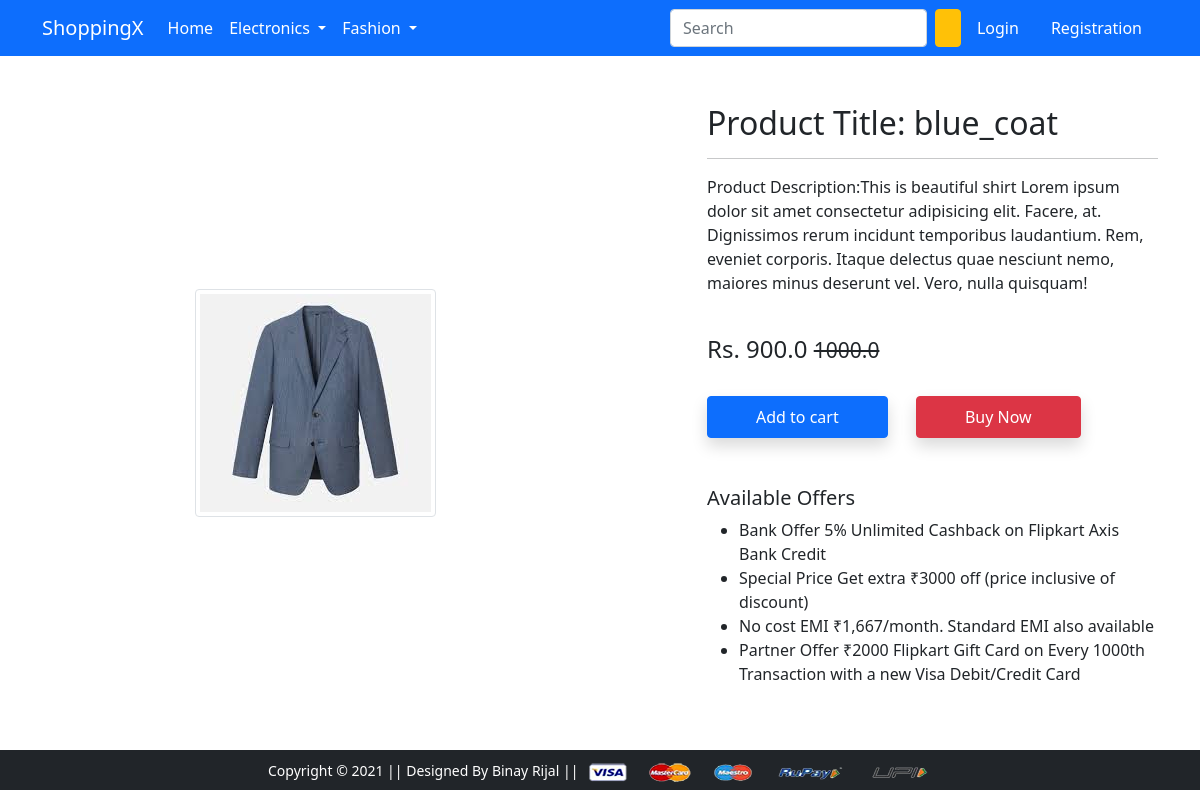
/product-detail/2/, run on the app's committed database.
### app/models.py (models this page shows, shortened)
class Product(models.Model):
    title=models.CharField(max_length=100)
    selling_price=models.FloatField()
    discounted_price=models.FloatField()
    description=models.TextField()
    brand=models.CharField(max_length=50)
    category=models.CharField(choices=CATEGORY_CHOICES,max_length=2)
    product_image=models.ImageField(upload_to='productimg')

### app/views.py (the view)
# urls.py: path('product-detail/<int:pk>/', views.product_detail, name='product-detail'),
def product_detail(request,pk):
 product_one=Product.objects.get(pk=pk)
 price=product_one.selling_price-product_one.discounted_price
 if product_one:
  return render(request, 'app/productdetail.html',{
   'product_one' :product_one,
   'price' :price
  })

### app/templates/app/productdetail.html (shortened to what this page needs)
{% extends 'app/base.html' %}
{% load static %}
{% block main-content %}
<div class="container my-5">
 <div class="row">
  <div class="col-sm-6 text-center align-self-center">
   <img src="{{product_one.product_image.url}}" alt="" class="img-fluid img-thumbnail">
  </div>
  <div class="col-sm-5 offset-sm-1">
   <h2>Product Title: {{product_one.title}}</h2>
   <hr>
   <p>Product Description:{{product_one.description}} Lorem ipsum dolor sit amet consectetur adipisicing elit. Facere, at. Dignissimos rerum incidunt temporibus laudantium. Rem, eveniet corporis. Itaque delectus quae nesciunt nemo, maiores minus deserunt vel. Vero, nulla quisquam!</p> <br>
   <h4>Rs. {{price}} <small class="fw-light text-decoration-line-through">{{product_one.selling_price}}</small></h4> <br>
   <form action=" /add-to-cart" class="d-inline">
    <button type="submit" class=" btn btn-primary shadow px-5 py-2">Add to cart</button>
   </form>
   <a href="{% url 'buy-now' %}" class="btn btn-danger shadow px-5 py-2 ms-4">Buy Now</a>
   <h5 class="mt-5">Available Offers</h5>
   <ul>
    <li>Bank Offer 5% Unlimited Cashback on Flipkart Axis Bank Credit</li>
    <li>Special Price Get extra ₹3000 off (price inclusive of discount)</li>
    <li>No cost EMI ₹1,667/month. Standard EMI also available</li>
    <li>Partner Offer ₹2000 Flipkart Gift Card on Every 1000th Transaction with a new Visa Debit/Credit Card</li>
   </ul>
  </div>
 </div>
</div>
{% endblock main-content %}

### data on the page
Product: product_image (picture), title "blue_coat", description "This is beautiful shirt", selling_price "1000.0"

### other printed values
{{ price }} "900.0"
